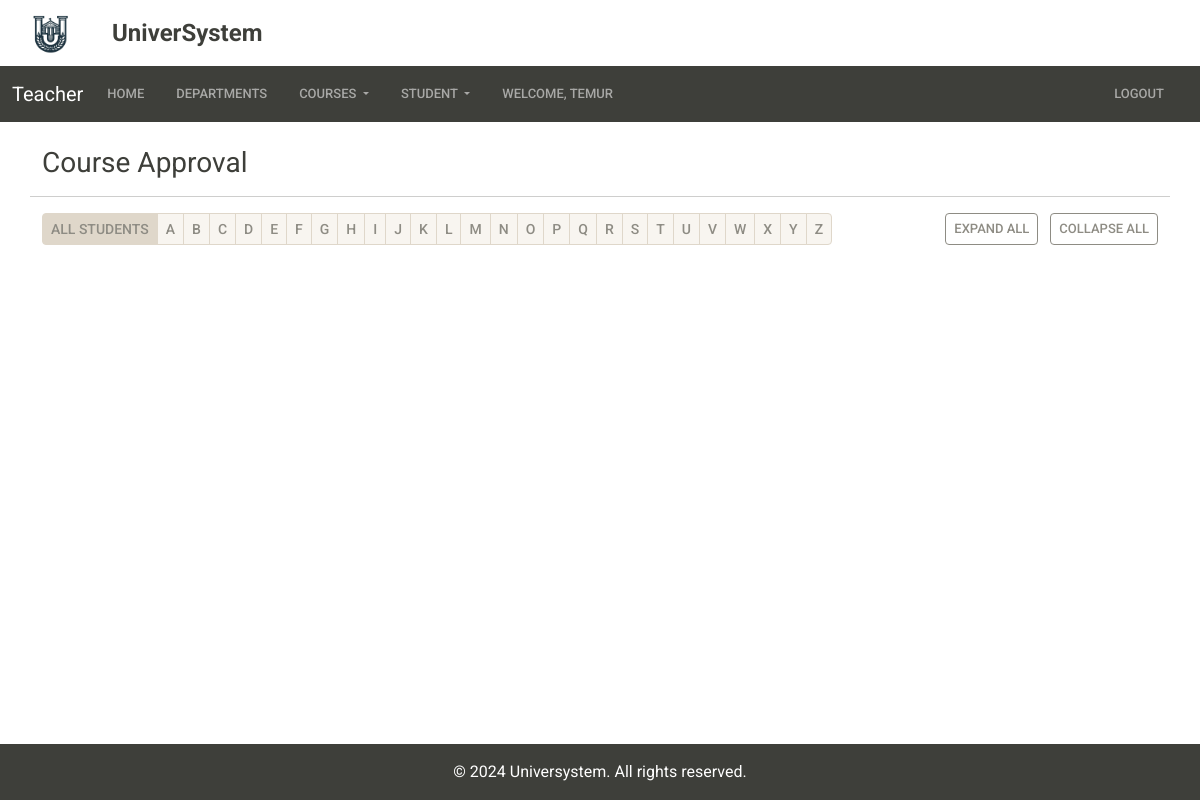
The page /course_approval/ (signed in) on the database as committed earlier.
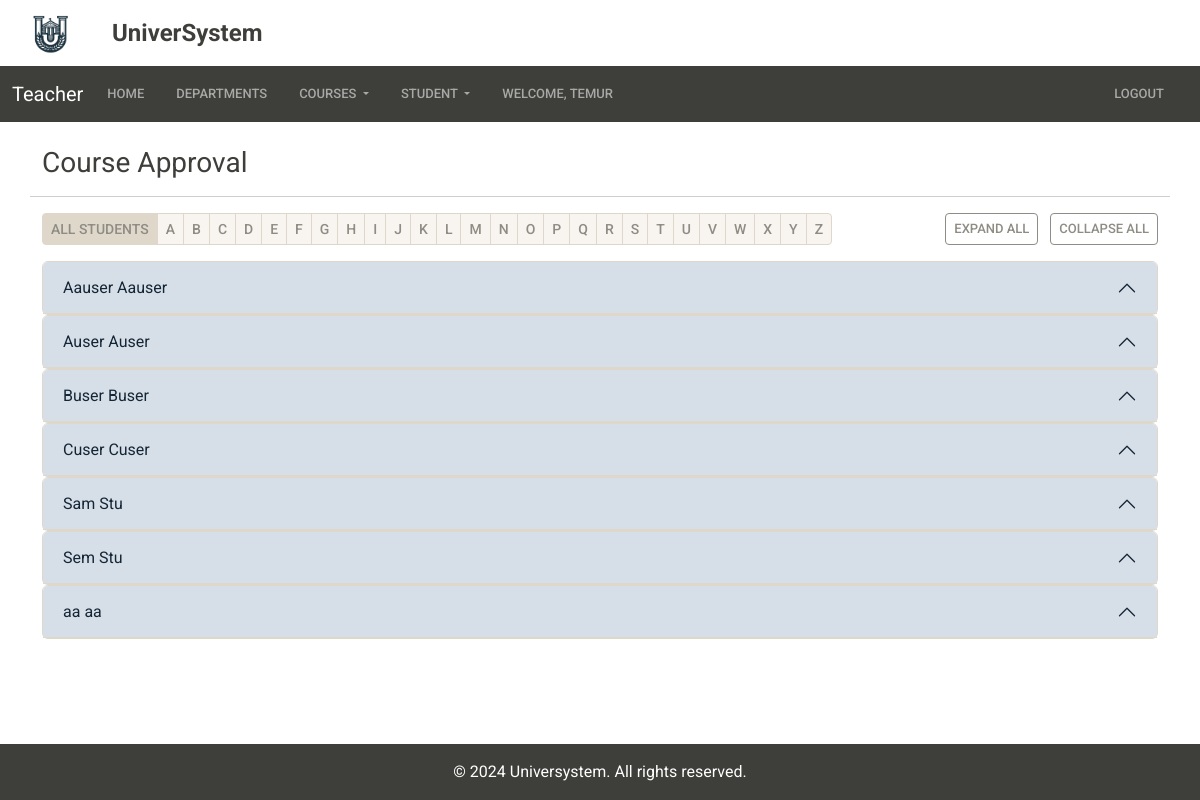
The same page on the database as committed later.
### accountapp/models.py (models this page shows, shortened)
class Student(models.Model):
    user = models.OneToOneField(CustomUser, on_delete=models.CASCADE)
    department = models.ForeignKey(
        Department, on_delete=models.CASCADE, blank=True, null=True)
    acts = models.IntegerField(default=0)
    lessons = models.ManyToManyField(Lesson, blank=True,
                                     through='StudentLesson')
    department_request = models.BooleanField(default=False)
    adviser = models.ForeignKey(
        'Teacher', on_delete=models.CASCADE, blank=True, null=True)
    is_submitted = models.BooleanField(default=False)
    profile_photo = models.ImageField(
        upload_to='photos/', default='photos/default-profile-photo.jpg'
    )

class CustomUser(AbstractUser):
    STATUS = (
        ('Teacher', 'Teacher'),
        ('Student', 'Student'),
        ('Admin', 'Admin'),
    )
    status = models.CharField(
        max_length=100, choices=STATUS, default='Student',)

### teacherapp/views.py (the view, shortened to what this page needs)
# urls.py: path('course_approval/', CourseApprovalView.as_view(),
class CourseApprovalView(LoginRequiredMixin, View):
    def get(self, request):
        adviser = Teacher.objects.get(user=request.user)
        lesson_list = StudentLesson.objects.all()
        selected_letter = request.GET.get('letter', '')
        students = Student.objects.filter(
            is_submitted=True,
            adviser=adviser,
            user__first_name__istartswith=selected_letter
        ).order_by('user__first_name')
        context = {
            'students': students,
            'lessons': lesson_list,
            'selected_letter': selected_letter,
        }
        return render(request, "teacherapp/course_approval.html", context)

### baseapp/models.py (called while the page is built)
    def __str__(self):
        return self.title

### teacherapp/templates/teacherapp/course_approval.html (shortened to what this page needs)
{% extends 'base.html' %} {% load crispy_forms_tags %} {% load static %} {% block title %}Course Approval{% endblock title %} {% block content %}
<div class="container">
  <div class="row mt-4">
    <h3 class="mb-3">Course Approval</h3>
    <hr />
    <div class="d-flex justify-content-between align-items-center mb-3">
      <ul class="pagination pagination-sm mb-0">
        <li class="page-item {% if not selected_letter %}active{% endif %}">
          <a class="page-link font-weight-bold" href="?">All Students</a>
        </li>
        {% for letter in "ABCDEFGHIJKLMNOPQRSTUVWXYZ" %}
        <li class="page-item {% if selected_letter == letter %}active bg-primary text-white{% endif %}">
          <a class="page-link font-weight-bold" href="?letter={{ letter }}">{{ letter }}</a>
        </li>
        {% endfor %}
      </ul>
      <div>
        <button class="btn btn-outline-secondary btn-sm me-2" id="expand-all">Expand All</button>
        <button class="btn btn-outline-secondary btn-sm" id="collapse-all">Collapse All</button>
      </div>
    </div>
    <div class="accordion" id="accordionExample">
      {% for student in students %}
      <form method="POST" action="{% url 'submit_lessons' %}">
        <div class="accordion-item">
          <h2 class="accordion-header" id="heading{{ forloop.counter }}">
            <button
              class="accordion-button"
              type="button"
              data-bs-toggle="collapse"
              data-bs-target="#collapse{{ forloop.counter }}"
              aria-expanded="false"
              aria-controls="collapse{{ forloop.counter }}"
            >
              {{ student.user.first_name }} {{ student.user.last_name }}
            </button>
          </h2>
        </div>
      </form>
      {% endfor %}
    </div>
  </div>
</div>
{% endblock content %}

Rows that differ between the two databases and show on the page:
added Student: user.first_name "Aauser", user.last_name "Aauser"
added Student: user.first_name "Auser", user.last_name "Auser"
added Student: user.first_name "Buser", user.last_name "Buser"
added Student: user.first_name "Cuser", user.last_name "Cuser"
now on this page (row edited): Student: user.first_name "Sam", user.last_name "Stu"
now on this page (row edited): Student: user.first_name "Sem", user.last_name "Stu"
now on this page (row edited): Student: user.first_name "aa", user.last_name "aa"
